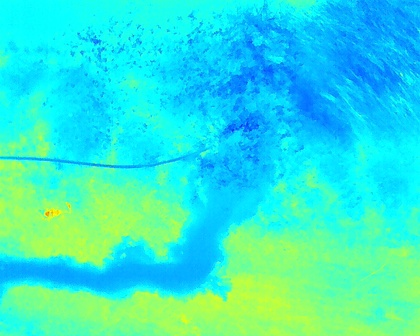
%> input picture TAMM_clean_forDJI/test_img/DJI/DJI_20220719173644_0013_T.JPG, 420 x 336 px, shrunk from 640 x 512 before the run
$ octave --eval "result = syfun_scb_boosting(rgb2gray(imread('../../../TAMM_clean_forDJI/test_img/DJI/DJI_20220719173644_0013_T.JPG')));"   (GNU Octave 9; MATLAB toolbox functions it lacks are replaced by stand-ins)
%> lines starting %> are read from the running program, lines starting %| are printed output that depends on the picture; in (x1, y1, x2, y2) boxes, pixels count from 0 and x2, y2 are one past the last pixel; in counts of white or black regions, pixels touching at a corner belong together; the program's own positions count from 1
### feature_based/SCB_registration/code/syfun_linearstrech_nor.m
function [ img,info ] = syfun_linearstrech_nor( img )
info.min = min(min(img));
info.max = max(max(img));
img      = (img-info.min)/((info.max)-info.min);
end

### feature_based/SCB_registration/code/weiner_enhence_GGD_org.m
function [res] = weiner_enhence_GGD_org(img,varargin)
%% local edge preserving transform
tilesz = varargin{1};
c      = varargin{2};
alpha  = varargin{3};
beta   = varargin{4};

sz       = size(img);
imgmean  = imfilter(img,ones(tilesz,tilesz)/tilesz^2,'same','replicate');

padsz    = floor(tilesz/2);
imgpad   = padarray(img,[padsz,padsz],'both','replicate');
res      = zeros(sz);
%%
for m=1:tilesz
    for n=1:tilesz
        if  m==ceil(tilesz/2)&&n==ceil(tilesz/2)
            continue;
        end
        imgnow = imgpad(m:m+sz(1)-1,n:n+sz(2)-1,:);
        w_mask = (((img - imgnow).^2)./((img - imgnow).^2 + (func_GGD(imgmean,0.5,alpha,beta,c)).^2+1e-50));
        if any(any(isnan(w_mask)))
            keyboard;
        end
        res    = res + w_mask;
    end
end
res = res/(tilesz^2-1);
end

### feature_based/SCB_registration/code/syfun_scb_boosting.m
function [img]= syfun_scb_boosting(img)
img                 = syfun_linearstrech_nor(img);
%> in syfun_linearstrech_nor, `info.min = min(min(img));`: info.min = 61
%> in syfun_linearstrech_nor, `info.max = max(max(img));`: info.max = 230
%> in syfun_linearstrech_nor, `img      = (img-info.min)/((info.max)-info.min);`:
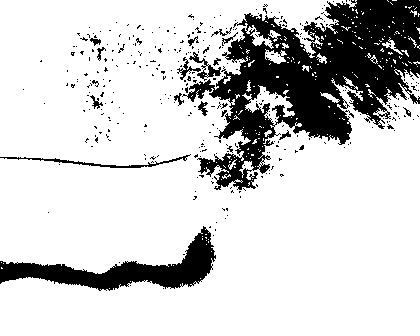
%> img: size 336x420 uint8; values 0 (black) and 1 (white), 81% white; 328 black regions (310 under 20 px), largest, box (x1, y1, x2, y2) and area: (182, 0, 420, 190) 19873, (0, 226, 216, 291) 4537, (0, 154, 191, 168) 420
img                 = imgaussfilt(img,1);
img                 = (weiner_enhence_GGD_org(img,3,0.02345,5.54522,0.41972));
end
%> in syfun_scb_boosting, `img                 = imgaussfilt(img,1);`:
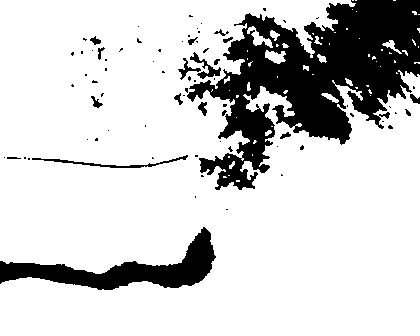
%> img: size 336x420 uint8; values 0 (black) and 1 (white), 81.2% white; 76 black regions (58 under 20 px), largest, box (x1, y1, x2, y2) and area: (187, 0, 420, 190) 20385, (0, 227, 216, 290) 4570, (32, 155, 188, 168) 358
%> in weiner_enhence_GGD_org, `tilesz = varargin{1};`: tilesz = 3
%> in weiner_enhence_GGD_org, `c      = varargin{2};`: c = 0.0234
%> in weiner_enhence_GGD_org, `alpha  = varargin{3};`: alpha = 5.55
%> in weiner_enhence_GGD_org, `beta   = varargin{4};`: beta = 0.42
%> in weiner_enhence_GGD_org, `imgmean  = imfilter(img,ones(tilesz,tilesz)/tilesz^2,'same','replicate..`:
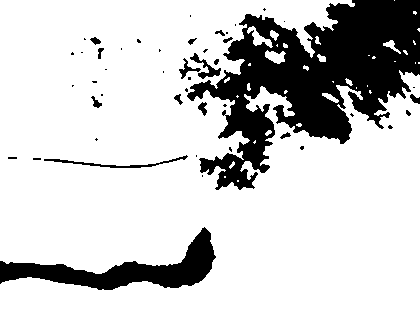
%> imgmean: size 336x420 uint8; values 0 (black) and 1 (white), 81.2% white; 47 black regions (30 under 20 px), largest, box (x1, y1, x2, y2) and area: (187, 0, 420, 190) 20569, (0, 227, 216, 290) 4569, (44, 155, 188, 168) 336
%> in weiner_enhence_GGD_org, `padsz    = floor(tilesz/2);`: padsz = 1
%> in weiner_enhence_GGD_org, `imgpad   = padarray(img,[padsz,padsz],'both','replicate');`:
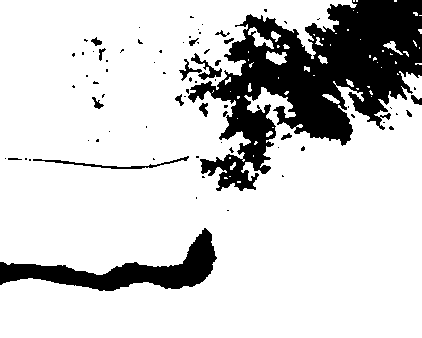
%> imgpad: size 338x422 uint8; values 0 (black) and 1 (white), 81.3% white; 76 black regions (58 under 20 px), largest, box (x1, y1, x2, y2) and area: (188, 0, 422, 191) 20515, (0, 228, 217, 291) 4593, (33, 156, 189, 169) 358
%> the loop in weiner_enhence_GGD_org, `for m=1:tilesz` made 3 passes
%> after the loop in weiner_enhence_GGD_org, `for m=1:tilesz`:
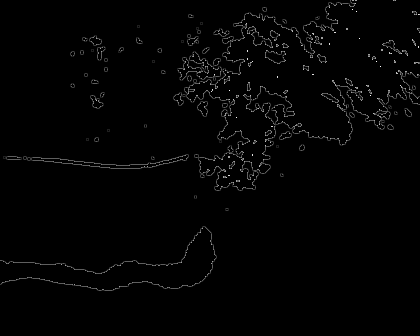
%> res: size 336x420 uint8; min 0, max 8, mean 0.103; drawn with min black and max white
%> in weiner_enhence_GGD_org, `res = res/(tilesz^2-1);`:
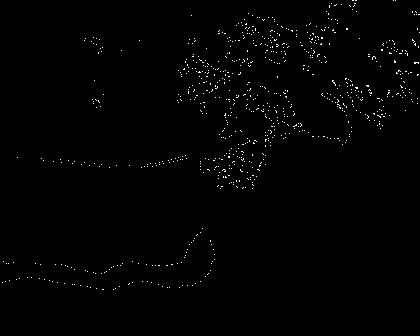
%> res: size 336x420 uint8; values 0 (black) and 1 (white), 0.82% white in thin lines or dots, all inside (x1, y1, x2, y2) = (2, 0, 420, 290)
